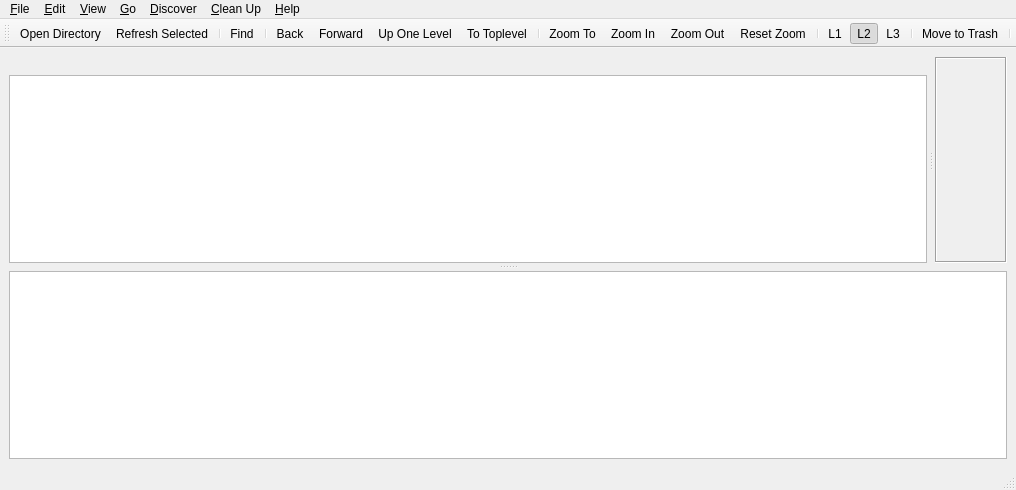
<?xml version="1.0" encoding="UTF-8"?>
<ui version="4.0">
 <author>Stefan Hundhammer</author>
 <class>MainWindow</class>
 <widget class="QMainWindow" name="MainWindow">
  <property name="windowTitle">
   <string>QDirStat</string>
  </property>
  <property name="windowIcon">
   <iconset resource="icons.qrc">
    <normaloff>:/icons/qdirstat.svg</normaloff>:/icons/qdirstat.svg</iconset>
  </property>
  <widget class="QWidget" name="centralWidget">
   <layout class="QVBoxLayout" name="verticalLayout">
    <item>
     <widget class="QSplitter" name="mainWinSplitter">
      <property name="orientation">
       <enum>Qt::Vertical</enum>
      </property>
      <property name="handleWidth">
       <number>8</number>
      </property>
      <widget class="QSplitter" name="topViewsSplitter">
       <property name="orientation">
        <enum>Qt::Horizontal</enum>
       </property>
       <property name="handleWidth">
        <number>8</number>
       </property>
       <widget class="QWidget" name="treeViewContainer" native="true">
        <layout class="QVBoxLayout" name="verticalLayout_3">
         <property name="spacing">
          <number>0</number>
         </property>
         <property name="leftMargin">
          <number>0</number>
         </property>
         <property name="topMargin">
          <number>0</number>
         </property>
         <property name="rightMargin">
          <number>0</number>
         </property>
         <property name="bottomMargin">
          <number>0</number>
         </property>
         <item>
          <layout class="QVBoxLayout" name="verticalLayout_2">
           <property name="spacing">
            <number>4</number>
           </property>
           <item>
            <widget class="QDirStat::BreadcrumbNavigator" name="breadcrumbNavigator"/>
           </item>
           <item>
            <widget class="QDirStat::DirTreeView" name="dirTreeView">
             <property name="contextMenuPolicy">
              <enum>Qt::CustomContextMenu</enum>
             </property>
             <property name="selectionMode">
              <enum>QAbstractItemView::ExtendedSelection</enum>
             </property>
             <property name="textElideMode">
              <enum>Qt::ElideMiddle</enum>
             </property>
             <property name="uniformRowHeights">
              <bool>true</bool>
             </property>
             <property name="sortingEnabled">
              <bool>true</bool>
             </property>
            </widget>
           </item>
          </layout>
         </item>
         <item>
          <widget class="QDirStat::MessagePanel" name="messagePanel" native="true"/>
         </item>
        </layout>
       </widget>
       <widget class="QScrollArea" name="fileDetailsPanel">
        <property name="frameShape">
         <enum>QFrame::Box</enum>
        </property>
        <property name="widgetResizable">
         <bool>true</bool>
        </property>
        <widget class="QDirStat::FileDetailsView" name="fileDetailsView">
         <property name="geometry">
          <rect>
           <x>0</x>
           <y>0</y>
           <width>79</width>
           <height>214</height>
          </rect>
         </property>
        </widget>
       </widget>
      </widget>
      <widget class="QDirStat::TreemapView" name="treemapView">
       <property name="verticalScrollBarPolicy">
        <enum>Qt::ScrollBarAlwaysOff</enum>
       </property>
       <property name="horizontalScrollBarPolicy">
        <enum>Qt::ScrollBarAlwaysOff</enum>
       </property>
       <property name="optimizationFlags">
        <set>QGraphicsView::DontAdjustForAntialiasing|QGraphicsView::DontSavePainterState</set>
       </property>
      </widget>
     </widget>
    </item>
   </layout>
  </widget>
  <widget class="QMenuBar" name="menubar">
   <widget class="QMenu" name="menuFile">
    <property name="title">
     <string>&amp;File</string>
    </property>
    <addaction name="actionOpenDir"/>
    <addaction name="actionOpenPkg"/>
    <addaction name="actionOpenUnpkg"/>
    <addaction name="separator"/>
    <addaction name="actionRefreshAll"/>
    <addaction name="actionRefreshSelected"/>
    <addaction name="separator"/>
    <addaction name="actionReadExcludedDirectory"/>
    <addaction name="actionContinueReadingAtMountPoint"/>
    <addaction name="actionStopReading"/>
    <addaction name="separator"/>
    <addaction name="actionAskWriteCache"/>
    <addaction name="actionAskReadCache"/>
    <addaction name="separator"/>
    <addaction name="actionQuit"/>
   </widget>
   <widget class="QMenu" name="menuView">
    <property name="title">
     <string>&amp;View</string>
    </property>
    <widget class="QMenu" name="menuExpandTreeToLevel">
     <property name="title">
      <string>E&amp;xpand Tree to Level</string>
     </property>
     <addaction name="actionExpandTreeLevel0"/>
     <addaction name="actionExpandTreeLevel1"/>
     <addaction name="actionExpandTreeLevel2"/>
     <addaction name="actionExpandTreeLevel3"/>
     <addaction name="actionExpandTreeLevel4"/>
     <addaction name="actionExpandTreeLevel5"/>
    </widget>
    <widget class="QMenu" name="menuTreemap">
     <property name="title">
      <string>Tree&amp;map</string>
     </property>
     <addaction name="actionShowTreemap"/>
     <addaction name="actionTreemapZoomTo"/>
     <addaction name="actionTreemapZoomIn"/>
     <addaction name="actionTreemapZoomOut"/>
     <addaction name="actionResetTreemapZoom"/>
     <addaction name="actionTreemapRebuild"/>
    </widget>
    <addaction name="actionCloseAllTreeLevels"/>
    <addaction name="menuExpandTreeToLevel"/>
    <addaction name="menuTreemap"/>
    <addaction name="separator"/>
    <addaction name="actionShowDetailsPanel"/>
    <addaction name="separator"/>
    <addaction name="actionLayout1"/>
    <addaction name="actionLayout2"/>
    <addaction name="actionLayout3"/>
    <addaction name="separator"/>
    <addaction name="actionFileSizeStats"/>
    <addaction name="actionFileTypeStats"/>
    <addaction name="actionFileAgeStats"/>
    <addaction name="actionShowFilesystems"/>
   </widget>
   <widget class="QMenu" name="menuEdit">
    <property name="title">
     <string>&amp;Edit</string>
    </property>
    <addaction name="actionCopyPathToClipboard"/>
    <addaction name="actionMoveToTrash"/>
    <addaction name="actionFindFiles"/>
    <addaction name="separator"/>
    <addaction name="actionConfigure"/>
   </widget>
   <widget class="QMenu" name="menuGo">
    <property name="title">
     <string>&amp;Go</string>
    </property>
    <addaction name="actionGoBack"/>
    <addaction name="actionGoForward"/>
    <addaction name="actionGoUp"/>
    <addaction name="actionGoToToplevel"/>
   </widget>
   <widget class="QMenu" name="menuHelp">
    <property name="title">
     <string>&amp;Help</string>
    </property>
    <widget class="QMenu" name="menuProblemsAndSolutions">
     <property name="title">
      <string>Problems and &amp;Solutions</string>
     </property>
     <addaction name="actionCantMoveDirToTrash"/>
     <addaction name="actionBtrfsSizeReporting"/>
     <addaction name="actionShadowedByMount"/>
     <addaction name="actionHeadlessServers"/>
    </widget>
    <addaction name="actionHelp"/>
    <addaction name="actionAbout"/>
    <addaction name="actionAboutQt"/>
    <addaction name="actionTreemapHelp"/>
    <addaction name="separator"/>
    <addaction name="actionPkgViewHelp"/>
    <addaction name="actionUnpkgViewHelp"/>
    <addaction name="actionFileAgeStatsHelp"/>
    <addaction name="separator"/>
    <addaction name="actionWhatsNew"/>
    <addaction name="menuProblemsAndSolutions"/>
    <addaction name="actionDonate"/>
   </widget>
   <widget class="QMenu" name="menuCleanup">
    <property name="tearOffEnabled">
     <bool>true</bool>
    </property>
    <property name="title">
     <string>&amp;Clean Up</string>
    </property>
    <addaction name="separator"/>
   </widget>
   <widget class="QMenu" name="menuDiscover">
    <property name="title">
     <string>&amp;Discover</string>
    </property>
    <addaction name="actionDiscoverLargestFiles"/>
    <addaction name="actionDiscoverNewestFiles"/>
    <addaction name="actionDiscoverOldestFiles"/>
    <addaction name="actionDiscoverHardLinkedFiles"/>
    <addaction name="actionDiscoverBrokenSymLinks"/>
    <addaction name="actionDiscoverSparseFiles"/>
   </widget>
   <addaction name="menuFile"/>
   <addaction name="menuEdit"/>
   <addaction name="menuView"/>
   <addaction name="menuGo"/>
   <addaction name="menuDiscover"/>
   <addaction name="menuCleanup"/>
   <addaction name="menuHelp"/>
  </widget>
  <widget class="QStatusBar" name="statusBar"/>
  <widget class="QToolBar" name="toolBar">
   <property name="windowTitle">
    <string>Main Toolbar</string>
   </property>
   <attribute name="toolBarArea">
    <enum>TopToolBarArea</enum>
   </attribute>
   <attribute name="toolBarBreak">
    <bool>false</bool>
   </attribute>
   <addaction name="actionOpenDir"/>
   <addaction name="actionRefreshSelected"/>
   <addaction name="separator"/>
   <addaction name="actionFindFiles"/>
   <addaction name="separator"/>
   <addaction name="actionGoBack"/>
   <addaction name="actionGoForward"/>
   <addaction name="actionGoUp"/>
   <addaction name="actionGoToToplevel"/>
   <addaction name="separator"/>
   <addaction name="actionTreemapZoomTo"/>
   <addaction name="actionTreemapZoomIn"/>
   <addaction name="actionTreemapZoomOut"/>
   <addaction name="actionResetTreemapZoom"/>
   <addaction name="separator"/>
   <addaction name="actionLayout1"/>
   <addaction name="actionLayout2"/>
   <addaction name="actionLayout3"/>
   <addaction name="separator"/>
   <addaction name="actionMoveToTrash"/>
   <addaction name="separator"/>
  </widget>
  <action name="actionQuit">
   <property name="icon">
    <iconset resource="icons.qrc">
     <normaloff>:/icons/window-close.png</normaloff>:/icons/window-close.png</iconset>
   </property>
   <property name="text">
    <string>&amp;Quit</string>
   </property>
   <property name="toolTip">
    <string>Exit application</string>
   </property>
   <property name="shortcut">
    <string>Ctrl+Q</string>
   </property>
  </action>
  <action name="actionOpenDir">
   <property name="icon">
    <iconset resource="icons.qrc">
     <normaloff>:/icons/open-dir.png</normaloff>:/icons/open-dir.png</iconset>
   </property>
   <property name="text">
    <string>&amp;Open Directory...</string>
   </property>
   <property name="toolTip">
    <string>Open a directory to scan</string>
   </property>
   <property name="shortcut">
    <string>Ctrl+O</string>
   </property>
  </action>
  <action name="actionCloseAllTreeLevels">
   <property name="text">
    <string>&amp;Close All Tree Levels</string>
   </property>
   <property name="toolTip">
    <string>Close all branches of the directory tree</string>
   </property>
  </action>
  <action name="actionExpandTreeLevel0">
   <property name="text">
    <string>Level &amp;0</string>
   </property>
   <property name="toolTip">
    <string>Expand (open) the directory tree to level 0</string>
   </property>
  </action>
  <action name="actionExpandTreeLevel1">
   <property name="text">
    <string>Level &amp;1</string>
   </property>
   <property name="toolTip">
    <string>Expand (open) the directory tree to level 1</string>
   </property>
   <property name="shortcut">
    <string>Ctrl+1</string>
   </property>
  </action>
  <action name="actionExpandTreeLevel2">
   <property name="text">
    <string>Level &amp;2</string>
   </property>
   <property name="toolTip">
    <string>Expand (open) the directory tree to level 2</string>
   </property>
   <property name="shortcut">
    <string>Ctrl+2</string>
   </property>
  </action>
  <action name="actionExpandTreeLevel3">
   <property name="text">
    <string>Level &amp;3</string>
   </property>
   <property name="toolTip">
    <string>Expand (open) the directory tree to level 3</string>
   </property>
   <property name="shortcut">
    <string>Ctrl+3</string>
   </property>
  </action>
  <action name="actionExpandTreeLevel4">
   <property name="text">
    <string>Level &amp;4</string>
   </property>
   <property name="toolTip">
    <string>Expand (open) the directory tree to level 4</string>
   </property>
   <property name="shortcut">
    <string>Ctrl+4</string>
   </property>
  </action>
  <action name="actionExpandTreeLevel5">
   <property name="text">
    <string>Level &amp;5</string>
   </property>
   <property name="toolTip">
    <string>Expand (open) the directory tree to level 5</string>
   </property>
   <property name="shortcut">
    <string>Ctrl+5</string>
   </property>
  </action>
  <action name="actionExpandTreeLevel6">
   <property name="text">
    <string>Level &amp;6</string>
   </property>
   <property name="toolTip">
    <string>Expand (open) the directory tree to level 6.</string>
   </property>
   <property name="shortcut">
    <string>Ctrl+6</string>
   </property>
  </action>
  <action name="actionExpandTreeLevel7">
   <property name="text">
    <string>Level &amp;7</string>
   </property>
   <property name="toolTip">
    <string>Expand (open) the directory tree to level 7.</string>
   </property>
   <property name="shortcut">
    <string>Ctrl+7</string>
   </property>
  </action>
  <action name="actionExpandTreeLevel8">
   <property name="text">
    <string>Level &amp;8</string>
   </property>
   <property name="toolTip">
    <string>Expand (open) the directory tree to level 8.</string>
   </property>
   <property name="shortcut">
    <string>Ctrl+8</string>
   </property>
  </action>
  <action name="actionExpandTreeLevel9">
   <property name="text">
    <string>Level &amp;9</string>
   </property>
   <property name="toolTip">
    <string>Expand (open) the directory tree to level 9.</string>
   </property>
   <property name="shortcut">
    <string>Ctrl+9</string>
   </property>
  </action>
  <action name="actionStopReading">
   <property name="icon">
    <iconset resource="icons.qrc">
     <normaloff>:/icons/stop.png</normaloff>:/icons/stop.png</iconset>
   </property>
   <property name="text">
    <string>&amp;Stop Reading</string>
   </property>
   <property name="toolTip">
    <string>Stop reading directories</string>
   </property>
   <property name="shortcut">
    <string>Ctrl+S</string>
   </property>
  </action>
  <action name="actionAskWriteCache">
   <property name="icon">
    <iconset resource="icons.qrc">
     <normaloff>:/icons/document-export.png</normaloff>:/icons/document-export.png</iconset>
   </property>
   <property name="text">
    <string>&amp;Write To Cache File...</string>
   </property>
   <property name="toolTip">
    <string>Write the current directory tree to a cache file</string>
   </property>
  </action>
  <action name="actionAskReadCache">
   <property name="icon">
    <iconset resource="icons.qrc">
     <normaloff>:/icons/document-import.png</normaloff>:/icons/document-import.png</iconset>
   </property>
   <property name="text">
    <string>&amp;Read Cache File...</string>
   </property>
   <property name="toolTip">
    <string>Read a directory tree from a cache file</string>
   </property>
  </action>
  <action name="actionRefreshAll">
   <property name="text">
    <string>Refresh &amp;All</string>
   </property>
   <property name="toolTip">
    <string>Re-read the entire directory tree from disk</string>
   </property>
   <property name="shortcut">
    <string>F5</string>
   </property>
  </action>
  <action name="actionCopyPathToClipboard">
   <property name="icon">
    <iconset resource="icons.qrc">
     <normaloff>:/icons/edit-copy.png</normaloff>:/icons/edit-copy.png</iconset>
   </property>
   <property name="text">
    <string>&amp;Copy Path</string>
   </property>
   <property name="toolTip">
    <string>Copy the full path of the current item to the system clipboard for use in other applications</string>
   </property>
   <property name="shortcut">
    <string>Ctrl+C</string>
   </property>
  </action>
  <action name="actionTreemapZoomTo">
   <property name="icon">
    <iconset resource="icons.qrc">
     <normaloff>:/icons/magnifier-zoom-actual.png</normaloff>:/icons/magnifier-zoom-actual.png</iconset>
   </property>
   <property name="text">
    <string>Zoom &amp;To</string>
   </property>
   <property name="toolTip">
    <string>Zoom the treemap in to the selected item</string>
   </property>
   <property name="shortcut">
    <string>Ctrl+=</string>
   </property>
  </action>
  <action name="actionTreemapZoomIn">
   <property name="icon">
    <iconset resource="icons.qrc">
     <normaloff>:/icons/magnifier-zoom-in.png</normaloff>:/icons/magnifier-zoom-in.png</iconset>
   </property>
   <property name="text">
    <string>Zoom &amp;In</string>
   </property>
   <property name="toolTip">
    <string>Zoom the treemap in (enlarge) one level</string>
   </property>
   <property name="shortcut">
    <string>Ctrl++</string>
   </property>
  </action>
  <action name="actionTreemapZoomOut">
   <property name="icon">
    <iconset resource="icons.qrc">
     <normaloff>:/icons/magnifier-zoom-out.png</normaloff>:/icons/magnifier-zoom-out.png</iconset>
   </property>
   <property name="text">
    <string>Zoom &amp;Out</string>
   </property>
   <property name="toolTip">
    <string>Zoom the treemap out one level</string>
   </property>
   <property name="shortcut">
    <string>Ctrl+-</string>
   </property>
  </action>
  <action name="actionResetTreemapZoom">
   <property name="icon">
    <iconset resource="icons.qrc">
     <normaloff>:/icons/magnifier-zoom-actual-equal.png</normaloff>:/icons/magnifier-zoom-actual-equal.png</iconset>
   </property>
   <property name="text">
    <string>&amp;Reset Zoom</string>
   </property>
   <property name="toolTip">
    <string>Reset the treemap zoom factor to normal</string>
   </property>
   <property name="shortcut">
    <string>Ctrl+0</string>
   </property>
  </action>
  <action name="actionTreemapRebuild">
   <property name="text">
    <string>Re&amp;build</string>
   </property>
   <property name="toolTip">
    <string>Rebuild the treemap</string>
   </property>
  </action>
  <action name="actionShowTreemap">
   <property name="checkable">
    <bool>true</bool>
   </property>
   <property name="checked">
    <bool>true</bool>
   </property>
   <property name="text">
    <string>&amp;Show Treemap</string>
   </property>
   <property name="toolTip">
    <string>Enable or disable showing the treemap view</string>
   </property>
   <property name="shortcut">
    <string>F9</string>
   </property>
  </action>
  <action name="actionGoUp">
   <property name="icon">
    <iconset resource="icons.qrc">
     <normaloff>:/icons/go-up.png</normaloff>:/icons/go-up.png</iconset>
   </property>
   <property name="text">
    <string>&amp;Up One Level</string>
   </property>
   <property name="toolTip">
    <string>Go up up one level</string>
   </property>
   <property name="shortcut">
    <string>Alt+Up</string>
   </property>
  </action>
  <action name="actionGoToToplevel">
   <property name="icon">
    <iconset resource="icons.qrc">
     <normaloff>:/icons/go-top.png</normaloff>:/icons/go-top.png</iconset>
   </property>
   <property name="text">
    <string>To &amp;Toplevel</string>
   </property>
   <property name="toolTip">
    <string>Navigate to the toplevel directory of this tree</string>
   </property>
   <property name="shortcut">
    <string>Alt+Home</string>
   </property>
  </action>
  <action name="actionAbout">
   <property name="icon">
    <iconset resource="icons.qrc">
     <normaloff>:/icons/qdirstat.png</normaloff>:/icons/qdirstat.png</iconset>
   </property>
   <property name="text">
    <string>A&amp;bout QDirStat...</string>
   </property>
  </action>
  <action name="actionAboutQt">
   <property name="text">
    <string>About &amp;Qt...</string>
   </property>
  </action>
  <action name="actionRefreshSelected">
   <property name="icon">
    <iconset resource="icons.qrc">
     <normaloff>:/icons/refresh.png</normaloff>:/icons/refresh.png</iconset>
   </property>
   <property name="text">
    <string>Refresh &amp;Selected</string>
   </property>
   <property name="toolTip">
    <string>Reread the selected branch from disk</string>
   </property>
   <property name="shortcut">
    <string>F6</string>
   </property>
  </action>
  <action name="actionReadExcludedDirectory">
   <property name="text">
    <string>Read &amp;Excluded Directory</string>
   </property>
   <property name="toolTip">
    <string>Read a directory that was excluded by an exclude rule</string>
   </property>
  </action>
  <action name="actionContinueReadingAtMountPoint">
   <property name="icon">
    <iconset resource="icons.qrc">
     <normaloff>:/icons/hard-disk.png</normaloff>:/icons/hard-disk.png</iconset>
   </property>
   <property name="text">
    <string>Continue Reading at &amp;Mount Point</string>
   </property>
   <property name="toolTip">
    <string>Continue reading at filesystem mount point not crossed</string>
   </property>
  </action>
  <action name="actionConfigure">
   <property name="icon">
    <iconset resource="icons.qrc">
     <normaloff>:/icons/preferences.png</normaloff>:/icons/preferences.png</iconset>
   </property>
   <property name="text">
    <string>&amp;Settings...</string>
   </property>
   <property name="toolTip">
    <string>Configure QDirStat</string>
   </property>
  </action>
  <action name="actionVerboseSelection">
   <property name="checkable">
    <bool>true</bool>
   </property>
   <property name="text">
    <string>Verbose Selection</string>
   </property>
   <property name="toolTip">
    <string>Switch verbose logging of selecting and unselecting items on or off.</string>
   </property>
   <property name="shortcut">
    <string>Shift+F7</string>
   </property>
  </action>
  <action name="actionMoveToTrash">
   <property name="icon">
    <iconset resource="icons.qrc">
     <normaloff>:/icons/trashcan.png</normaloff>:/icons/trashcan.png</iconset>
   </property>
   <property name="text">
    <string>Move to &amp;Trash</string>
   </property>
   <property name="toolTip">
    <string>Move the selected items to the trash bin</string>
   </property>
   <property name="shortcut">
    <string>Del</string>
   </property>
  </action>
  <action name="actionDumpSelection">
   <property name="text">
    <string>Dump Selection to Log</string>
   </property>
   <property name="shortcut">
    <string>F7</string>
   </property>
  </action>
  <action name="actionFileTypeStats">
   <property name="text">
    <string>File &amp;Type Statistics</string>
   </property>
   <property name="toolTip">
    <string>Open the file type statistics window</string>
   </property>
   <property name="shortcut">
    <string>F3</string>
   </property>
  </action>
  <action name="actionHelp">
   <property name="text">
    <string>QDirStat &amp;Help</string>
   </property>
   <property name="statusTip">
    <string>https://github.com/shundhammer/qdirstat/blob/master/README.md</string>
   </property>
   <property name="shortcut">
    <string>F1</string>
   </property>
  </action>
  <action name="actionFileSizeStats">
   <property name="text">
    <string>File &amp;Size Statistics</string>
   </property>
   <property name="toolTip">
    <string>Open the file size statistics window</string>
   </property>
   <property name="shortcut">
    <string>F2</string>
   </property>
  </action>
  <action name="actionShowDetailsPanel">
   <property name="checkable">
    <bool>true</bool>
   </property>
   <property name="checked">
    <bool>true</bool>
   </property>
   <property name="text">
    <string>Show &amp;Details Panel</string>
   </property>
   <property name="toolTip">
    <string>Show details panel</string>
   </property>
  </action>
  <action name="actionLayout1">
   <property name="checkable">
    <bool>true</bool>
   </property>
   <property name="text">
    <string>Layout &amp;1 (Short)</string>
   </property>
   <property name="iconText">
    <string>L1</string>
   </property>
   <property name="toolTip">
    <string>Layout 1 (short)</string>
   </property>
   <property name="shortcut">
    <string>Alt+1</string>
   </property>
  </action>
  <action name="actionLayout2">
   <property name="checkable">
    <bool>true</bool>
   </property>
   <property name="checked">
    <bool>true</bool>
   </property>
   <property name="text">
    <string>Layout &amp;2 (Classic)</string>
   </property>
   <property name="iconText">
    <string>L2</string>
   </property>
   <property name="toolTip">
    <string>Layout 2 (classic)</string>
   </property>
   <property name="shortcut">
    <string>Alt+2</string>
   </property>
  </action>
  <action name="actionLayout3">
   <property name="checkable">
    <bool>true</bool>
   </property>
   <property name="text">
    <string>Layout &amp;3 (Full)</string>
   </property>
   <property name="iconText">
    <string>L3</string>
   </property>
   <property name="toolTip">
    <string>Layout 3 (full)</string>
   </property>
   <property name="shortcut">
    <string>Alt+3</string>
   </property>
  </action>
  <action name="actionDonate">
   <property name="text">
    <string>&amp;Donate...</string>
   </property>
   <property name="toolTip">
    <string>Make a donation to support the QDirStat project</string>
   </property>
  </action>
  <action name="actionWhatsNew">
   <property name="text">
    <string>What's &amp;New in this Release...</string>
   </property>
   <property name="toolTip">
    <string>Show release notes in external web browser</string>
   </property>
  </action>
  <action name="actionOpenPkg">
   <property name="icon">
    <iconset resource="icons.qrc">
     <normaloff>:/icons/package.png</normaloff>:/icons/package.png</iconset>
   </property>
   <property name="text">
    <string>Show Installed &amp;Packages...</string>
   </property>
   <property name="toolTip">
    <string>Show files in installed packages</string>
   </property>
   <property name="shortcut">
    <string>Ctrl+P</string>
   </property>
  </action>
  <action name="actionPkgViewHelp">
   <property name="text">
    <string>The &amp;Packages View...</string>
   </property>
   <property name="statusTip">
    <string>https://github.com/shundhammer/qdirstat/blob/master/doc/Pkg-View.md</string>
   </property>
  </action>
  <action name="actionOpenUnpkg">
   <property name="icon">
    <iconset resource="icons.qrc">
     <normaloff>:/icons/unpkg.png</normaloff>:/icons/unpkg.png</iconset>
   </property>
   <property name="text">
    <string>Show &amp;Unpackaged Files...</string>
   </property>
   <property name="toolTip">
    <string>Show only files that do NOT belong to an installed software package</string>
   </property>
   <property name="shortcut">
    <string>Ctrl+U</string>
   </property>
  </action>
  <action name="actionUnpkgViewHelp">
   <property name="text">
    <string>The &amp;Unpackaged Files View...</string>
   </property>
   <property name="statusTip">
    <string>https://github.com/shundhammer/qdirstat/blob/master/doc/Unpkg-View.md</string>
   </property>
  </action>
  <action name="actionShowFilesystems">
   <property name="text">
    <string>Show Mounted &amp;Filesystems</string>
   </property>
   <property name="toolTip">
    <string>Show mounted filesystems</string>
   </property>
   <property name="shortcut">
    <string>Ctrl+M</string>
   </property>
  </action>
  <action name="actionDiscoverLargestFiles">
   <property name="text">
    <string>&amp;Largest Files</string>
   </property>
   <property name="toolTip">
    <string>Show a list of the largest files in the current directory tree</string>
   </property>
  </action>
  <action name="actionDiscoverNewestFiles">
   <property name="text">
    <string>&amp;Newest Files</string>
   </property>
   <property name="toolTip">
    <string>Show a list of the newest files in the current directory tree</string>
   </property>
  </action>
  <action name="actionDiscoverOldestFiles">
   <property name="text">
    <string>&amp;Oldest Files</string>
   </property>
   <property name="toolTip">
    <string>Show a list of the oldest files in the current directory tree</string>
   </property>
  </action>
  <action name="actionDiscoverHardLinkedFiles">
   <property name="text">
    <string>Files with Multiple &amp;Hard Links</string>
   </property>
   <property name="toolTip">
    <string>Show a list of files with multiple hard links</string>
   </property>
  </action>
  <action name="actionDiscoverBrokenSymLinks">
   <property name="text">
    <string>&amp;Broken Symbolic LInks</string>
   </property>
   <property name="toolTip">
    <string>Show a list of broken symlinks</string>
   </property>
  </action>
  <action name="actionDiscoverSparseFiles">
   <property name="text">
    <string>&amp;Sparse Files</string>
   </property>
   <property name="toolTip">
    <string>Show a list of sparse files</string>
   </property>
  </action>
  <action name="actionBtrfsSizeReporting">
   <property name="text">
    <string>&amp;Btrfs Size Reporting...</string>
   </property>
   <property name="statusTip">
    <string>https://github.com/shundhammer/qdirstat/blob/master/doc/Btrfs-Free-Size.md</string>
   </property>
  </action>
  <action name="actionShadowedByMount">
   <property name="text">
    <string>Files Shadowed by a &amp;Mount...</string>
   </property>
   <property name="statusTip">
    <string>https://github.com/shundhammer/qdirstat/blob/master/doc/Shadowed-by-Mount.md</string>
   </property>
  </action>
  <action name="actionHeadlessServers">
   <property name="text">
    <string>QDirStat for &amp;Headless Servers...</string>
   </property>
   <property name="iconText">
    <string>QDirStat for Headless Servers...</string>
   </property>
   <property name="toolTip">
    <string>QDirStat for Headless Servers</string>
   </property>
   <property name="statusTip">
    <string>https://github.com/shundhammer/qdirstat/blob/master/doc/QDirStat-for-Servers.md</string>
   </property>
  </action>
  <action name="actionCantMoveDirToTrash">
   <property name="text">
    <string>Can't Move a Directory to &amp;Trash...</string>
   </property>
   <property name="statusTip">
    <string>https://github.com/shundhammer/qdirstat/blob/master/doc/Troubleshooting.md#cant-move-a-directory-to-trash</string>
   </property>
  </action>
  <action name="actionTreemapAsSidePanel">
   <property name="checkable">
    <bool>true</bool>
   </property>
   <property name="checked">
    <bool>true</bool>
   </property>
   <property name="text">
    <string>&amp;Treemap as side panel</string>
   </property>
   <property name="toolTip">
    <string>Show the Treeemap beside the directory tree, otherwise it will be shown beneath.</string>
   </property>
  </action>
  <action name="actionFileAgeStats">
   <property name="text">
    <string>File &amp;Age Statistics</string>
   </property>
   <property name="toolTip">
    <string>Open the file age statistics window</string>
   </property>
   <property name="shortcut">
    <string>F4</string>
   </property>
  </action>
  <action name="actionDiscoverFilesFromYear">
   <property name="text">
    <string>Files from &amp;Year</string>
   </property>
  </action>
  <action name="actionGoBack">
   <property name="icon">
    <iconset resource="icons.qrc">
     <normaloff>:/icons/go-left.png</normaloff>:/icons/go-left.png</iconset>
   </property>
   <property name="text">
    <string>&amp;Back</string>
   </property>
   <property name="toolTip">
    <string>Go back to the previous directory</string>
   </property>
   <property name="shortcut">
    <string>Alt+Left</string>
   </property>
  </action>
  <action name="actionGoForward">
   <property name="icon">
    <iconset resource="icons.qrc">
     <normaloff>:/icons/go-right.png</normaloff>:/icons/go-right.png</iconset>
   </property>
   <property name="text">
    <string>&amp;Forward</string>
   </property>
   <property name="toolTip">
    <string>&lt;html&gt;&lt;head/&gt;&lt;body&gt;&lt;p&gt;Go forward again to the next directory (after going back)&lt;/p&gt;&lt;/body&gt;&lt;/html&gt;</string>
   </property>
   <property name="shortcut">
    <string>Alt+Right</string>
   </property>
  </action>
  <action name="actionFileAgeStatsHelp">
   <property name="text">
    <string>The File &amp;Age Statistics...</string>
   </property>
   <property name="statusTip">
    <string>https://github.com/shundhammer/qdirstat/blob/master/doc/File-Age-Stats.md</string>
   </property>
  </action>
  <action name="actionFindFiles">
   <property name="icon">
    <iconset resource="icons.qrc">
     <normaloff>:/icons/magnifier-left.png</normaloff>:/icons/magnifier-left.png</iconset>
   </property>
   <property name="text">
    <string>&amp;Find...</string>
   </property>
   <property name="toolTip">
    <string>Find files or directories in the scanned Tree</string>
   </property>
   <property name="shortcut">
    <string>Ctrl+F</string>
   </property>
  </action>
  <action name="actionTreemapHelp">
   <property name="text">
    <string>The &amp;Treemap Graphics...</string>
   </property>
   <property name="toolTip">
    <string>The colored graphics in the main window explained</string>
   </property>
   <property name="statusTip">
    <string>https://github.com/shundhammer/qdirstat/blob/master/doc/Treemap.md</string>
   </property>
  </action>
 </widget>
 <customwidgets>
  <customwidget>
   <class>QDirStat::MessagePanel</class>
   <extends>QWidget</extends>
   <header>MessagePanel.h</header>
   <container>1</container>
  </customwidget>
  <customwidget>
   <class>QDirStat::DirTreeView</class>
   <extends>QTreeView</extends>
   <header>DirTreeView.h</header>
  </customwidget>
  <customwidget>
   <class>QDirStat::TreemapView</class>
   <extends>QGraphicsView</extends>
   <header>TreemapView.h</header>
   <container>1</container>
  </customwidget>
  <customwidget>
   <class>QDirStat::BreadcrumbNavigator</class>
   <extends>QLabel</extends>
   <header>BreadcrumbNavigator.h</header>
  </customwidget>
  <customwidget>
   <class>QDirStat::FileDetailsView</class>
   <extends>QWidget</extends>
   <header>FileDetailsView.h</header>
   <container>1</container>
  </customwidget>
 </customwidgets>
 <resources>
  <include location="icons.qrc"/>
 </resources>
 <connections/>
</ui>
